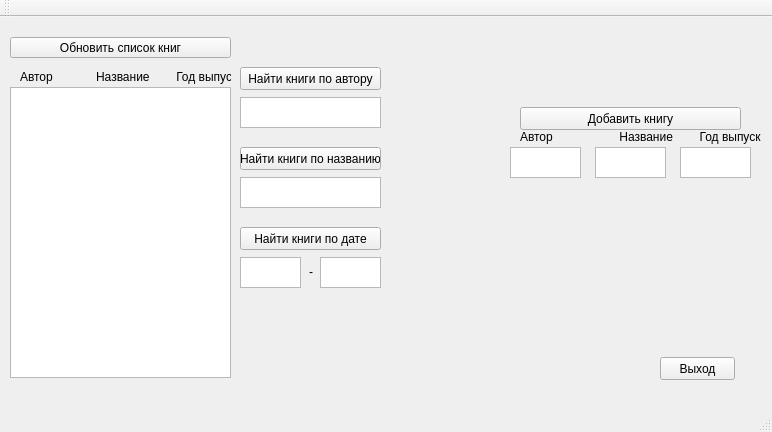
<?xml version="1.0" encoding="UTF-8"?>
<ui version="4.0">
 <class>MainWindow</class>
 <widget class="QMainWindow" name="MainWindow">
  <property name="geometry">
   <rect>
    <x>0</x>
    <y>0</y>
    <width>772</width>
    <height>432</height>
   </rect>
  </property>
  <property name="mouseTracking">
   <bool>false</bool>
  </property>
  <property name="windowTitle">
   <string>Библиотека</string>
  </property>
  <widget class="QWidget" name="centralWidget">
   <widget class="QPushButton" name="pushButton">
    <property name="geometry">
     <rect>
      <x>10</x>
      <y>20</y>
      <width>221</width>
      <height>21</height>
     </rect>
    </property>
    <property name="text">
     <string>Обновить список книг</string>
    </property>
   </widget>
   <widget class="QTextEdit" name="textEdit">
    <property name="geometry">
     <rect>
      <x>10</x>
      <y>70</y>
      <width>221</width>
      <height>291</height>
     </rect>
    </property>
    <property name="html">
     <string>&lt;!DOCTYPE HTML PUBLIC &quot;-//W3C//DTD HTML 4.0//EN&quot; &quot;http://www.w3.org/TR/REC-html40/strict.dtd&quot;&gt;
&lt;html&gt;&lt;head&gt;&lt;meta name=&quot;qrichtext&quot; content=&quot;1&quot; /&gt;&lt;style type=&quot;text/css&quot;&gt;
p, li { white-space: pre-wrap; }
&lt;/style&gt;&lt;/head&gt;&lt;body style=&quot; font-family:'MS Shell Dlg 2'; font-size:8.25pt; font-weight:400; font-style:normal;&quot;&gt;
&lt;p style=&quot;-qt-paragraph-type:empty; margin-top:0px; margin-bottom:0px; margin-left:0px; margin-right:0px; -qt-block-indent:0; text-indent:0px;&quot;&gt;&lt;br /&gt;&lt;/p&gt;&lt;/body&gt;&lt;/html&gt;</string>
    </property>
   </widget>
   <widget class="QPushButton" name="pushButton_2">
    <property name="geometry">
     <rect>
      <x>660</x>
      <y>340</y>
      <width>75</width>
      <height>23</height>
     </rect>
    </property>
    <property name="text">
     <string>Выход</string>
    </property>
   </widget>
   <widget class="QPushButton" name="pushButton_3">
    <property name="geometry">
     <rect>
      <x>240</x>
      <y>50</y>
      <width>141</width>
      <height>23</height>
     </rect>
    </property>
    <property name="text">
     <string>Найти книги по автору</string>
    </property>
   </widget>
   <widget class="QPushButton" name="pushButton_4">
    <property name="geometry">
     <rect>
      <x>240</x>
      <y>130</y>
      <width>141</width>
      <height>23</height>
     </rect>
    </property>
    <property name="text">
     <string>Найти книги по названию</string>
    </property>
   </widget>
   <widget class="QTextEdit" name="textEdit_2">
    <property name="geometry">
     <rect>
      <x>240</x>
      <y>80</y>
      <width>141</width>
      <height>31</height>
     </rect>
    </property>
   </widget>
   <widget class="QTextEdit" name="textEdit_3">
    <property name="geometry">
     <rect>
      <x>240</x>
      <y>160</y>
      <width>141</width>
      <height>31</height>
     </rect>
    </property>
   </widget>
   <widget class="QPushButton" name="pushButton_5">
    <property name="geometry">
     <rect>
      <x>520</x>
      <y>90</y>
      <width>221</width>
      <height>23</height>
     </rect>
    </property>
    <property name="text">
     <string>Добавить книгу</string>
    </property>
   </widget>
   <widget class="QTextEdit" name="textEdit_4">
    <property name="geometry">
     <rect>
      <x>595</x>
      <y>130</y>
      <width>71</width>
      <height>31</height>
     </rect>
    </property>
   </widget>
   <widget class="QTextEdit" name="textEdit_5">
    <property name="geometry">
     <rect>
      <x>680</x>
      <y>130</y>
      <width>71</width>
      <height>31</height>
     </rect>
    </property>
   </widget>
   <widget class="QTextEdit" name="textEdit_6">
    <property name="geometry">
     <rect>
      <x>510</x>
      <y>130</y>
      <width>71</width>
      <height>31</height>
     </rect>
    </property>
   </widget>
   <widget class="QLabel" name="label">
    <property name="geometry">
     <rect>
      <x>520</x>
      <y>110</y>
      <width>241</width>
      <height>20</height>
     </rect>
    </property>
    <property name="text">
     <string>Автор                    Название        Год выпуска</string>
    </property>
   </widget>
   <widget class="QLabel" name="label_2">
    <property name="geometry">
     <rect>
      <x>20</x>
      <y>50</y>
      <width>211</width>
      <height>20</height>
     </rect>
    </property>
    <property name="text">
     <string>Автор             Название        Год выпуска</string>
    </property>
   </widget>
   <widget class="QPushButton" name="pushButton_6">
    <property name="geometry">
     <rect>
      <x>240</x>
      <y>210</y>
      <width>141</width>
      <height>23</height>
     </rect>
    </property>
    <property name="text">
     <string>Найти книги по дате</string>
    </property>
   </widget>
   <widget class="QTextEdit" name="textEdit_7">
    <property name="geometry">
     <rect>
      <x>240</x>
      <y>240</y>
      <width>61</width>
      <height>31</height>
     </rect>
    </property>
   </widget>
   <widget class="QTextEdit" name="textEdit_8">
    <property name="geometry">
     <rect>
      <x>320</x>
      <y>240</y>
      <width>61</width>
      <height>31</height>
     </rect>
    </property>
   </widget>
   <widget class="QLabel" name="label_3">
    <property name="geometry">
     <rect>
      <x>309</x>
      <y>247</y>
      <width>20</width>
      <height>16</height>
     </rect>
    </property>
    <property name="text">
     <string>-</string>
    </property>
   </widget>
  </widget>
  <widget class="QMenuBar" name="menuBar">
   <property name="geometry">
    <rect>
     <x>0</x>
     <y>0</y>
     <width>772</width>
     <height>21</height>
    </rect>
   </property>
  </widget>
  <widget class="QToolBar" name="mainToolBar">
   <attribute name="toolBarArea">
    <enum>TopToolBarArea</enum>
   </attribute>
   <attribute name="toolBarBreak">
    <bool>false</bool>
   </attribute>
  </widget>
  <widget class="QStatusBar" name="statusBar"/>
 </widget>
 <layoutdefault spacing="6" margin="11"/>
 <resources/>
 <connections>
  <connection>
   <sender>pushButton_2</sender>
   <signal>clicked()</signal>
   <receiver>MainWindow</receiver>
   <slot>close()</slot>
   <hints>
    <hint type="sourcelabel">
     <x>318</x>
     <y>432</y>
    </hint>
    <hint type="destinationlabel">
     <x>322</x>
     <y>292</y>
    </hint>
   </hints>
  </connection>
 </connections>
</ui>
